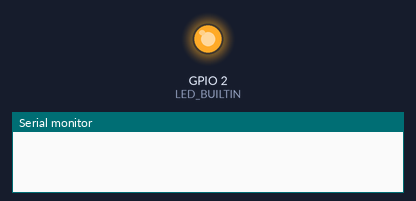
The sketch below on a simulated ESP8266 (NodeMCU). Shown: output pins drawn as LEDs (lit = HIGH, except the on-board LED, lit = LOW), the last lines printed to the serial monitor. WiFi joins after 1.5 s; servers stay silent unless stated.

Above: at 0.0 s.
At 3.0 s:
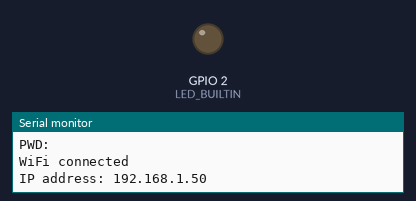
Timing chart, 0 to 4.5 s (numbered marks = the images above):
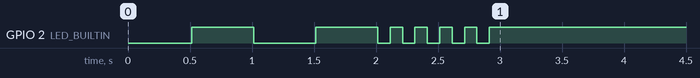

The sketch:

smartConfig.ino
```cpp
#include <ESP8266WiFi.h>

void wifiInit() {
  delay(10);
  Serial.println("\r\nEsp8266 Connecting to WiFi");
  WiFi.begin();
  for (int i = 0; i < 5; i++) {  //5s use autoConfig Connecting to WiFi
    if (WiFi.status() != WL_CONNECTED) {
      Serial.print(".");
      digitalWrite(LED_BUILTIN, LOW);
      delay(500);
      digitalWrite(LED_BUILTIN, HIGH);
      delay(500);
    } else {
      Serial.println("\r\nAutoConfig Success");
      Serial.printf("SSID:%s\r\n", WiFi.SSID().c_str());
      Serial.printf("PWD:%s\r\n", WiFi.psk().c_str());
      break;
    }
  }
  if (WiFi.status() != WL_CONNECTED) {
    smartConfig();
    delay(3000);
  }
  if (WiFi.status() == WL_CONNECTED) {
    Serial.println("");
    Serial.println("WiFi connected");
    Serial.print("IP address: ");
    Serial.println(WiFi.localIP());
    for (int i = 0; i < 5; i++) {  //WiFi connected,led flashing 5 times
      digitalWrite(LED_BUILTIN, LOW);
      delay(100);
      digitalWrite(LED_BUILTIN, HIGH);
      delay(100);
    }
  } else {
    Serial.println("\r\nWiFi connection failed");
    Serial.println("Please restart and try again");
    digitalWrite(LED_BUILTIN, LOW);  //WiFi connection failed,led on
  }
}
void smartConfig() {
  Serial.println("\nWiFi connection failed");
  WiFi.mode(WIFI_STA);
  WiFi.beginSmartConfig();
  Serial.println("\nWaiting for SmartConfig");
  while (1) {
    Serial.print(".");
    if (WiFi.smartConfigDone()) {
      Serial.println("");
      Serial.println("SmartConfig received");
      Serial.printf("SSID:%s\r\n", WiFi.SSID().c_str());
      Serial.printf("PWD:%s\r\n", WiFi.psk().c_str());
      WiFi.setAutoConnect(true);
      break;
    }
    digitalWrite(LED_BUILTIN, HIGH);
    delay(1000);
    digitalWrite(LED_BUILTIN, LOW);
    delay(1000);
  }
}
void setup() {
  Serial.begin(115200);
  pinMode(LED_BUILTIN, OUTPUT);
  wifiInit();
}

void loop() {
}
```
